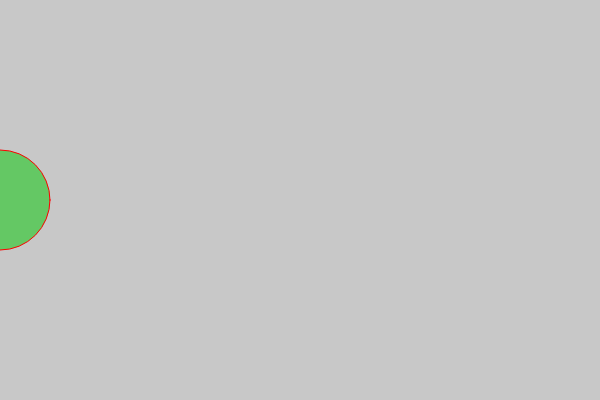
Frame 1 (no input)
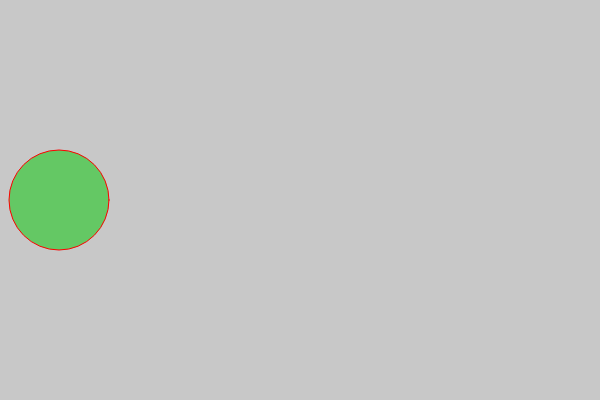
Frame 60 (no input)
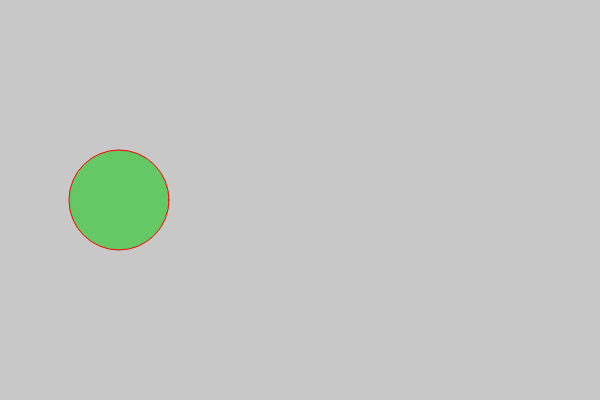
Frame 120 (the mouse pressed at the canvas centre since frame 60)

The p5.js sketch that drew these frames (run headless with seeded random() and noise() and a simulated clock; from frame 60 on, the mouse is pressed at the canvas centre):

// p5.js sketch
// ── sketch.js
var x;

function setup() {
	createCanvas(600, 400);
	x = 0;
}

function draw() {
	background(200);
	stroke(255, 0, 0);
	fill(100, 200, 100);
	ellipse(x, 200, 100, 100);
  	x = x + 1;
}
